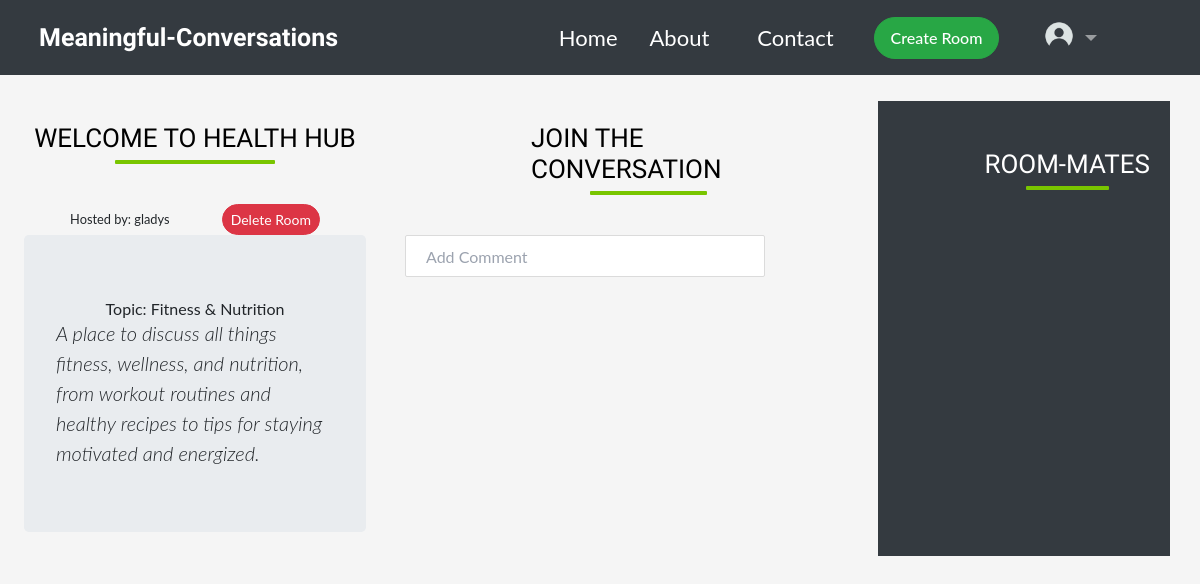
The page /room/10/ (signed in) on the database as committed earlier.
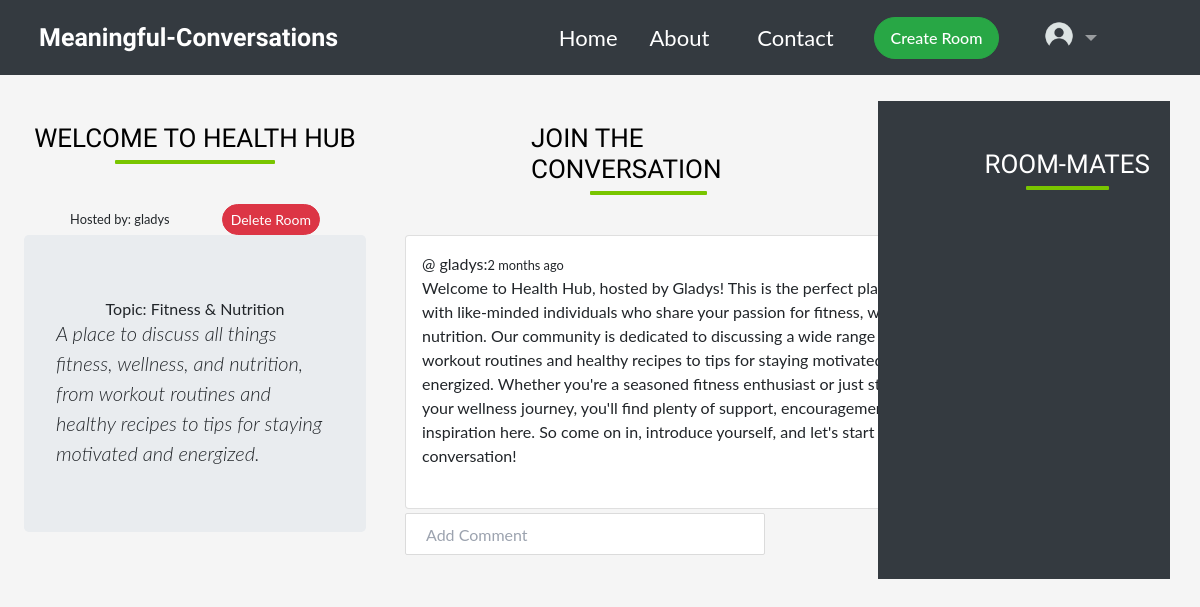
The same page on the database as committed later.
### conversations/models.py (models this page shows, shortened)
class Conversation(models.Model):
    room = models.ForeignKey(Room, on_delete=models.CASCADE,)
    author = models.ForeignKey(User, on_delete=models.CASCADE,)
    content = models.TextField()
    created_at = models.DateTimeField(auto_now_add=True)
    updated_at = models.DateTimeField(auto_now=True)

### conversations/views.py (the view, shortened to what this page needs)
@login_required(login_url='login')
def room(request, pk):
    room = Room.objects.get(id=pk)
    conversations = room.conversation_set.all().order_by('-created_at')
    room_mates = room.room_mates.all()
    context= {'room': room, 'conversations': conversations, 'room_mates': room_mates}
    return render(request, 'room.html', context)

### conversations/models.py (called while the page is built)
    def __str__(self):
        return self.name

### conversations/templates/room.html (shortened to what this page needs)
{% extends 'base.html' %} {% load static %} {% block content %} <br /><br />
<div class="container-fluid row" id="room-container">
  <div class="comment-wrapper col-md-4 col-lg-4">
    <div class="header text-center">
      <h2 class="" style="font-family: 'Merienda One', sans-serif">Welcome to {{ room.name}}</h2>
      <small class="card-title">Hosted by: {{room.host.username}}</small>
      {% if request.user == room.host%}
        <span class=""><a href="{% url 'delete_room' room.id %}" class="ml-5 btn btn-danger btn-sm"> Delete Room</a></span>
      {% endif %}
      <div class="container jumbotron">
        <h3>Topic: {{ room.topic}}</h3>
        <p class="lead text-left"><i>{{ room.description }}</i></p>
      </div>
    </div>
    <br>
  </div>
  <div class="conversation col-md-4 col-lg-4">
    <h2 class="" style="margin-left: 35%; font-family: 'Merienda One', sans-serif">Join The Conversation</h2>
    {% for conversation in conversations %}
    <div class="card  mb-1 p-3" style="width:600px">
      <p>@ {{conversation.author}}:<small>{{conversation.created_at|timesince}} ago</small></p>
      <p>{{conversation.content}}</p>
      <br>
    </div>
    {% endfor %}
    {% if request.user.is_authenticated %}
    <div class="comment-form">
      <form method="POST" action="">
        <input type="text" name="content" placeholder="Add Comment" />
      </form>
    </div>
    <br>
    {% endif %}
  </div>
  <div class="col-md-1 col-lg-1"></div>
  <div class="conversation col-md-3 col-lg-3 text-white" style="background-color: #343a40; margin-top: -1.9%;">
    <h2 class="mt-5 text-white" style="margin-left: 35%; font-family: 'Merienda One', sans-serif">Room-Mates</h2>
  </div>
</div>
  {% endblock content %}

Rows that differ between the two databases and show on the page:
added Conversation: author "gladys", created_at "2 months", content "Welcome to Health Hub, hosted by Gladys! This is the perfect place to connect with like-minded individuals who share your passion for fitness, wellness, and nutrition. Our community is dedicated to discussing a wide range of topics, from workout routines and healthy recipes to tips for staying motivated and energized. Whether you're a seasoned fitness enthusiast or just starting out on your wellness journey, you'll find plenty of support, encouragement, and inspiration here. So come on in, introduce yourself, and let's start the conversation!"
